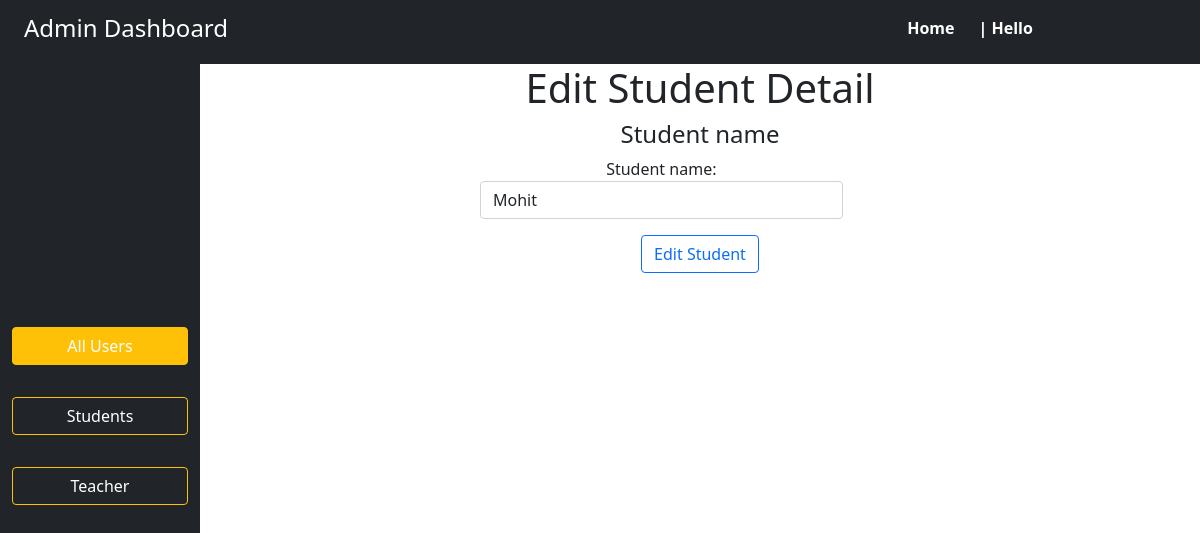
The page /students/2 on the database as committed earlier.
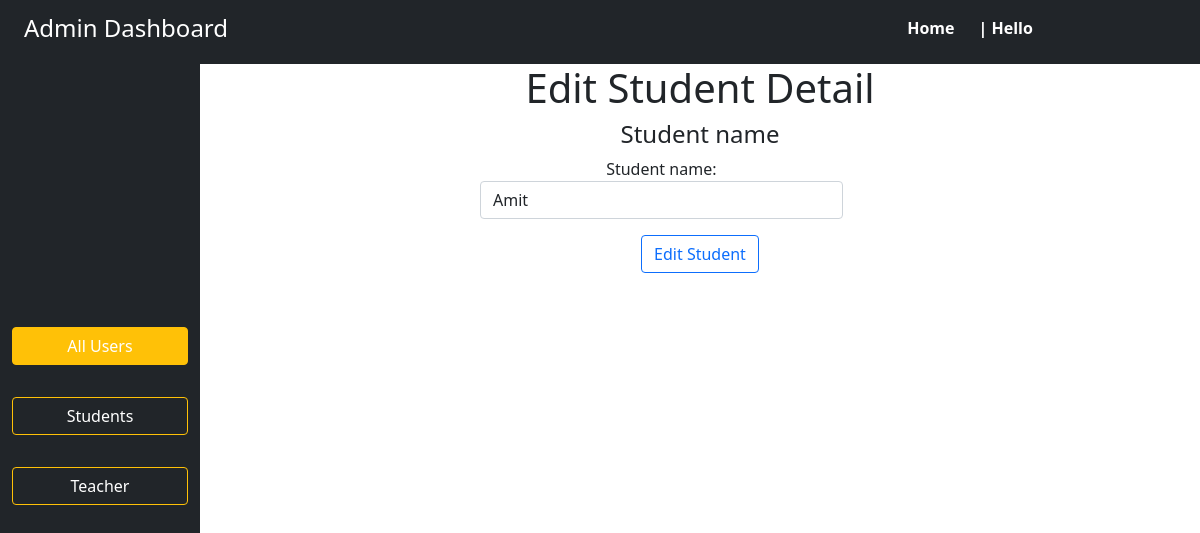
The same page on the database as committed later.
### superadmin/models.py (models this page shows, shortened)
class Student(models.Model):
    student_name = models.CharField(max_length=20, blank=False, null=False)
    roll_num = models.PositiveSmallIntegerField()

### superadmin/views.py (the view, shortened to what this page needs)
# urls.py: path('students/', AllStudentsView.as_view(), name='all_students'),
class AllStudentsView(View):
    template_name = 'superadmin/students/view_students.html'
    def get(self, request, *args, **kwargs):
        if kwargs.get('id'):
            try:
                st_obj = get_object_or_404(Student,id = kwargs.get('id'))
            except Student.DoesNotExist:
                return render(request, template_name='superadmin/students/edit_student.html', context={'msg': 'Student Not Found'})
            form = StudentForm(instance=st_obj)
            return render(request, template_name='superadmin/students/edit_student.html', context={'form' : form, 'id' : kwargs.get('id')})
        form = StudentForm()
        all_students = Student.objects.values('student_name', 'id', 'roll_num')
        return render(request, template_name=self.template_name, context={'all_students': all_students, 'form': form})

### superadmin/forms.py
class StudentForm(forms.ModelForm):
    student_name = forms.CharField(widget=forms.TextInput(
        attrs={'class': 'form-control', 'required': 'true'}))
    class Meta:
        model = Student
        fields = ('student_name',)

### superadmin/templates/superadmin/students/edit_student.html (shortened to what this page needs)
{% extends 'superadmin/base.html' %}
{% block edit_student %}
<div class="container-fluid rounded">
    <div class="row" style="overflow: scroll;">
        {% block side_bar %}
        {% include '../side-bar.html' %}
        {% endblock side_bar %}
        <div class="col-sm-10 align-items-center">
            <h1 class="text-center">Edit Student Detail</h1>
            <div class="row">
                <div class="col-sm-12 align-items-center justify-content-center d-flex">
                    <form class="text-center" action="{% url 'all_students' id %}" method="post">
                        <div class="mb-3 row">
                            <h4>{{form.student_name.label}}</h4>
                            <div class="col-sm-10">
                                {{form}}
                            </div>
                        </div>
                        <button class="btn btn-outline-primary text-center">Edit Student</button>
                    </form>
                </div>
            </div>
        </div>
    </div>
</div>
{% endblock edit_student %}

Rows that differ between the two databases and show on the page:
changed Student: student_name "Mohit" → "Amit"
